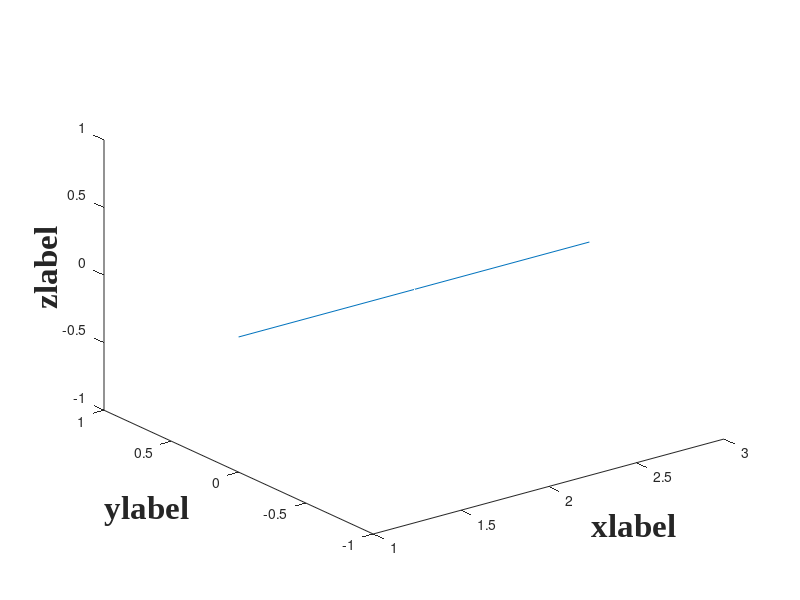

This figure's MATLAB source:
close all; clear all; clc;
plot3([0 0 0])
xlabel('xlabel','fontname','Times New Roman', ...
'fontweight','bold','fontsize',24)
ylabel('ylabel','fontname','Times New Roman', ...
'fontweight','bold','fontsize',24)
zlabel('zlabel','fontname','Times New Roman', ...
'fontweight','bold','fontsize',24)
